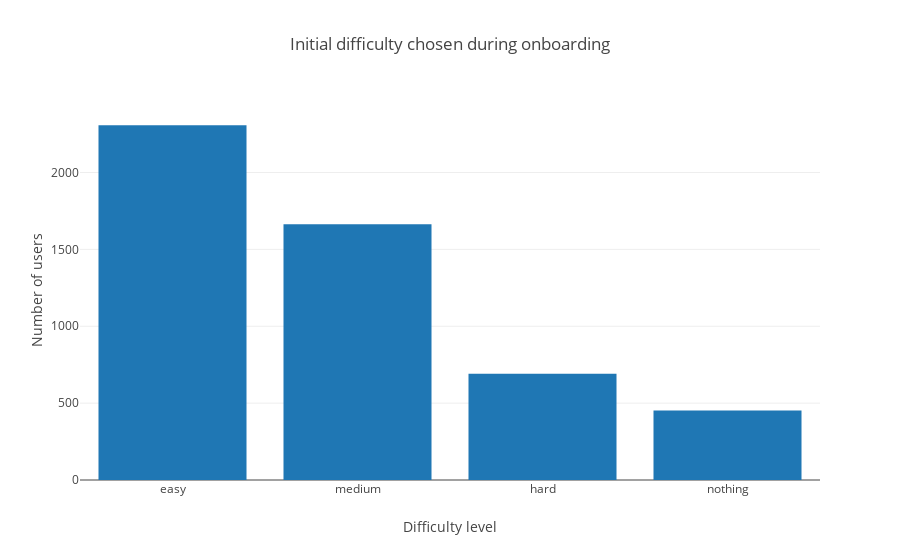

This figure's notebook cell:
### Code cell
# noexport

plot_initial_chosen_difficulties_per_install()

### Figure 1 — Plotly figure (JSON) as saved in the notebook; plotly's stock layout.template omitted (floating-point values rounded to 4 significant figures)
{"data": [{"type": "bar", "uid": "4a65007e-4c09-4fe7-b1ce-c92eb7b81831", "x": [null, "easy", "medium", "hard", "nothing"], "y": [2348, 2308, 1663, 691, 452]}], "layout": {"title": {"text": "Initial difficulty chosen during onboarding"}, "xaxis": {"title": {"text": "Difficulty level"}}, "yaxis": {"title": {"text": "Number of users"}}}}
